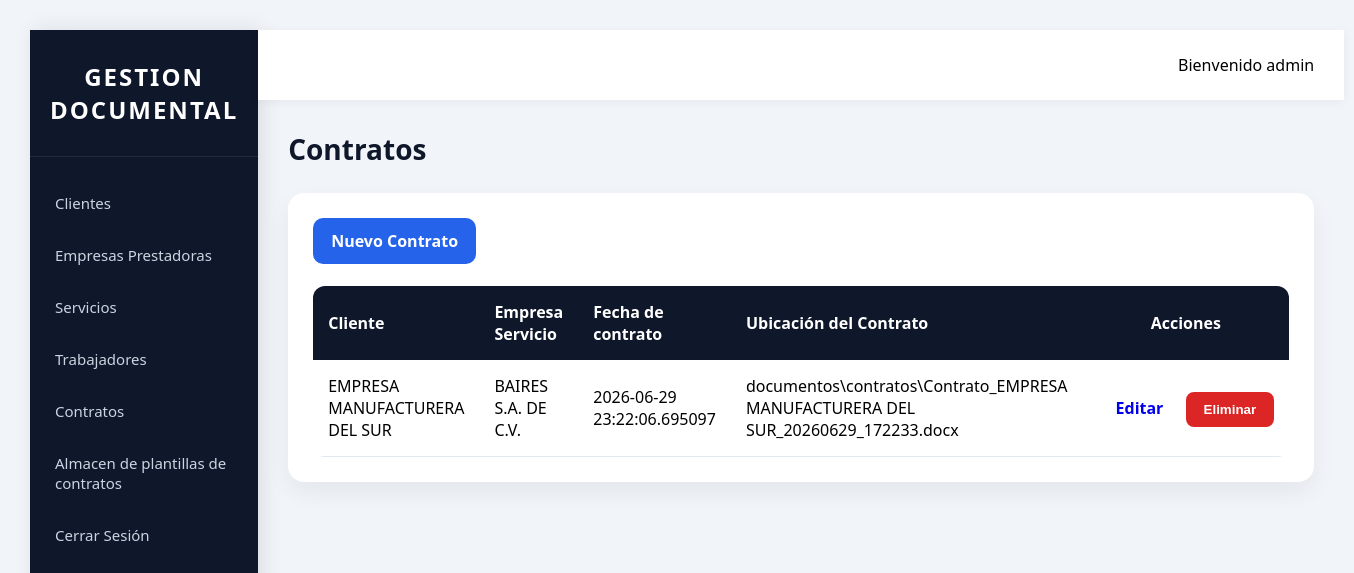
The page /contratos (signed in) on the database its author committed.
### models/models.py (models this page shows)
class Users(UserMixin, db.Model):
    __tablename__ = 'dim_usuarios'
    id = db.Column(db.Integer, primary_key=True)
    nombre = db.Column(db.String(200))
    fecha_nacimiento = db.Date
    nombre_usuario = db.Column(db.String(200))
    contraseña = db.Column(db.String(200))
    tipo_usuario = db.Column(db.String(200), default="LEGAL")
    activo = db.Column(db.Boolean, default=True)

class Contrato(db.Model):
    __tablename__ = 'fact_contratos'
    id = db.Column(
        db.Integer,
        primary_key=True
    )
    cliente_id = db.Column(
        db.Integer,
        db.ForeignKey('dim_clientes.id'),
        nullable=False
    )
    proyecto_id = db.Column(
        db.Integer,
        db.ForeignKey('dim_servicios.id'),
        nullable=False
    )
    nom_empresa = db.Column(
        db.Text
    )
    nom_cliente = db.Column(
        db.Text
    )
    '''tipo_documento = db.Column(
        db.String(100),
        nullable=False
    )'''
    monto = db.Column(db.Float)
    forma_pago = db.Column(
        db.Text
    )
    fecha_inicio = db.Column(
        db.Date
    )
    fecha_fin = db.Column(
        db.Date
    )
    vigencia = db.Column(
        db.String(50)
    )
    archivo_generado = db.Column(
        db.String(500)
    )
    fecha_generacion = db.Column(
        db.DateTime,
        default=datetime.utcnow
    )
    lugar_firma = db.Column(
        db.String(500)
    )
    trabajadores = db.relationship(
        'Trabajador',
        secondary=contrato_trabajador,
        lazy='subquery',
        backref=db.backref(
            'contratos',
            lazy=True
        )
    )

### app.py (the view)
@app.route('/contratos')
@login_required
def contratos():
    clientes = Cliente.query.order_by(
        Cliente.nombre_cliente
    ).all()
    proyectos = Proyecto.query.order_by(
        Proyecto.nombre_proyecto
    ).all()
    trabajadores = Trabajador.query.order_by(
        Trabajador.nombre_trabajador
    ).all()
    contratos = Contrato.query.order_by(
        Contrato.nom_empresa
    ).all()
    return render_template(
        'contrato.html',
        clientes=clientes,
        proyectos=proyectos,
        trabajadores=trabajadores,
        contratos=contratos
    )

### app.py (called while the page is built)
@login_manager.user_loader
def load_user(id):
    return Users.query.get(
        int(id)
    )

### templates/contrato.html
{% extends 'base.html' %}
{% block content %}
<h1 class="page-title">
    Contratos
</h1>
<div class="card">
    <a
        href="{{ url_for('nuevo_contrato') }}"
        class="btn"
    >
        Nuevo Contrato
    </a>
    <br><br>
    <table>
        <thead>
            <tr>
                <th>Cliente</th>
                <th>Empresa Servicio</th>
                <th>Fecha de contrato</th>
                <th>Ubicación del Contrato</th>
                <th style="width:220px; text-align:center;">
                    Acciones
                </th>
            </tr>
        </thead>
        <tbody>
            {% for contrato in contratos %}
            <tr>
                <td>{{ contrato.nom_cliente }}</td>
                <td>{{ contrato.nom_empresa }}</td>
                <td>{{ contrato.fecha_generacion }}</td>
                <td>{{ contrato.archivo_generado }}</td>
                <td style="text-align:center;white-space:nowrap;">
                    <a  href="{{ url_for('editar_contrato', id=contrato.id) }}" class="btn-primary">
                        Editar
                    </a>
                    <form method="POST" action="{{ url_for('eliminar_contrato', id=contrato.id) }}" style="display:inline-block;"
                        onsubmit="
                            return confirm(
                                '¿Desea eliminar el contrato?'
                            );
                        "
                    >
                        <button type="submit" class="btn-danger">
                            Eliminar
                        </button>
                    </form>
                </td>
            </tr>
            {% endfor %}
        </tbody>
    </table>
</div>
{% endblock %}

### templates/base.html (shortened to what this page needs)
<!DOCTYPE html>
<html>
<head>
    <link
        rel="stylesheet" href="{{ url_for('static',filename='css/menu.css') }}"
    >
</head>
<body>
    <section class="page-content">
        <div class="layout">
            <aside class="sidebar">
                <div class="sidebar-logo">
                    <h2>GESTION DOCUMENTAL</h2>
                </div>
                <nav>
                    <a href="{{ url_for('clientes') }}">
                        Clientes
                    </a>
                    <a href="{{ url_for('empresas') }}">
                        Empresas Prestadoras
                    </a>
                    <a href="{{ url_for('proyectos') }}">
                        Servicios
                    </a>
                    <a href="{{ url_for('trabajadores') }}">
                        Trabajadores
                    </a>
                    <a href="{{ url_for('contratos') }}">
                        Contratos
                    </a>
                    <a href="{{ url_for('listar_plantillas') }}">
                        Almacen de plantillas de contratos
                    </a>
                    <a href="{{ url_for('logout') }}">
                        Cerrar Sesión
                    </a>
                </nav>
            </aside>
            <main class="content">
                <header class="topbar">
                    Bienvenido {{ current_user.nombre_usuario }}
                </header>
                <section class="page-content">
                    {% block content %}
                    {% endblock %}
                </section>
            </main>
        </div>
    </section>
</body>
</html>

### static/css/menu.css (style rules this page uses)
* { margin:0; padding:0; box-sizing:border-box; }
body { font-family:'Segoe UI',sans-serif; background:#f1f5f9; }
.layout { display:flex; min-height:100vh; }
.sidebar { width:260px; background:#0f172a; color:white; display:flex; flex-direction:column; box-shadow: 4px 0 20px rgba( 0, 0, 0, 0.10 ); }
.sidebar-logo { padding:30px 20px; text-align:center; border-bottom:1px solid rgba( 255, 255, 255, 0.08 ); }
.sidebar-logo h2 { font-size:24px; font-weight:700; letter-spacing:2px; }
.sidebar nav { padding-top:20px; }
.sidebar nav a { display:flex; align-items:center; gap:12px; padding:16px 25px; text-decoration:none; color:#cbd5e1; transition:0.3s; font-size:15px; }
.content { flex:1; display:flex; flex-direction:column; }
.topbar { background:white; height:70px; display:flex; align-items:center; justify-content:flex-end; padding:0 30px; box-shadow: 0 2px 10px rgba( 0, 0, 0, 0.05 ); }
.page-content { padding:30px; }
.card { background:white; padding:25px; border-radius:16px; box-shadow: 0 10px 25px rgba( 0, 0, 0, 0.06 ); }
.page-title { margin-bottom:25px; color:#0f172a; font-size:28px; font-weight:700; }
.btn { display:inline-block; background:#2563eb; color:white; text-decoration:none; padding:12px 18px; border-radius:10px; border:none; cursor:pointer; transition:0.3s; font-weight:600; }
table { width:100%; border-collapse:collapse; background:white; border-radius:12px; overflow:hidden; }
thead { background:#0f172a; color:white; }
th { padding:15px; text-align:left; }
td { padding:15px; border-bottom:1px solid #e2e8f0; }
.btn-primary { display:inline-block; text-decoration:none; padding:10px 18px; border-radius:8px; font-weight:600; }
.btn-danger { background:#dc2626; color:#fff; border:none; padding:10px 18px; border-radius:8px; cursor:pointer; font-weight:600; transition:.3s; }

### rows shown on the page
Users: nombre_usuario "admin"
Contrato: nom_cliente "EMPRESA MANUFACTURERA DEL SUR", nom_empresa "BAIRES S.A. DE C.V.", fecha_generacion "2026-06-29 23:22:06.695097", archivo_generado "documentos\\contratos\\Contrato_EMPRESA MANUFACTURERA DEL SUR_20260629_172233.docx"
